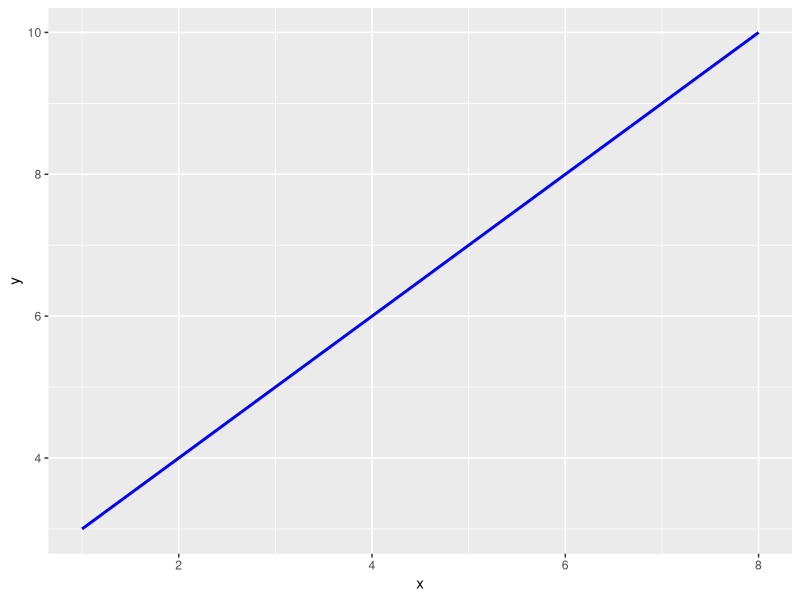
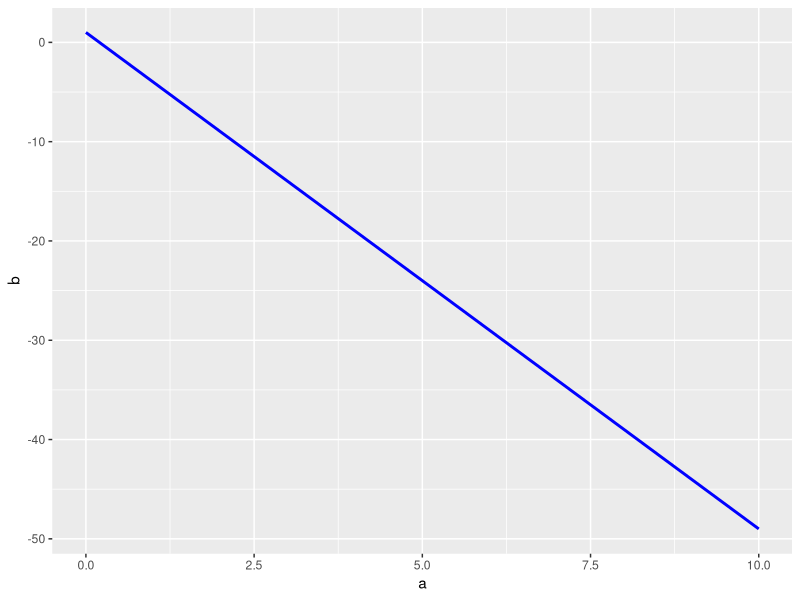

Here is the R script that generated these plots, in order:
#Graphing lines
library(ggplot2)

x<-c(1,8)
y<-c(3,10)
dat<-data.frame(x,y)


ggplot()+geom_line(data=dat,aes(x=x,y=y),size=1,color="blue")

a<-c(0,10)
b<- -5*a+1
datos<-data.frame(a,b)
ggplot()+geom_line(data=dat,aes(x=a,y=b),size=1,color="blue")

